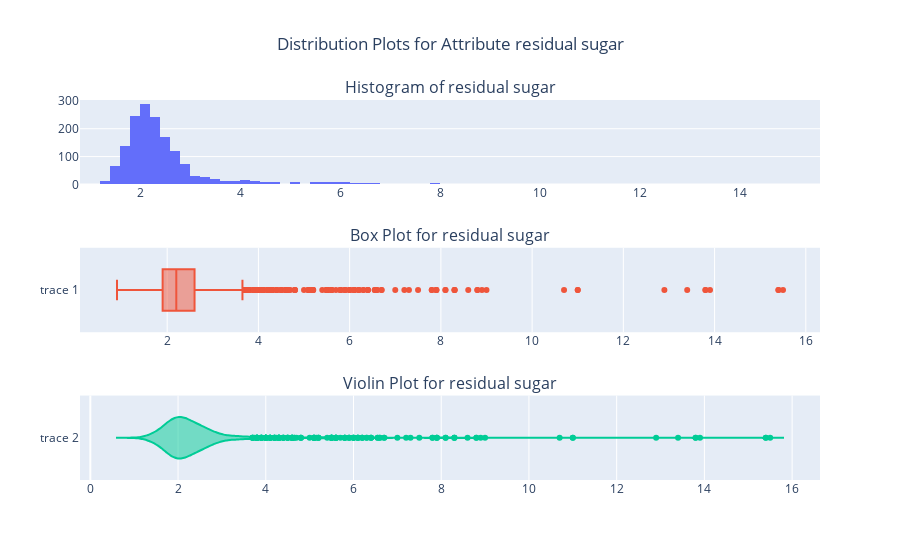

Notebook code cell kept with this figure:
### Code cell
from plotly.subplots import make_subplots
import plotly.graph_objects as go

fig = make_subplots(rows=3, cols=1, 
                    subplot_titles=("Histogram of residual sugar","Box Plot for residual sugar", "Violin Plot for residual sugar"))

fig.append_trace(go.Histogram(x = red_wine_data['residual sugar']), row=1, col=1)

fig.append_trace(go.Box(
    x=red_wine_data['residual sugar'],
), row=2, col=1)

fig.append_trace(go.Violin(
    x= red_wine_data['residual sugar']
), row=3, col=1)


fig.update_layout(height=800, width=np.inf, title_text="Distribution Plots for Attribute residual sugar", showlegend=False, title_x = 0.5)
fig.show()

### Figure 1 — Plotly figure (JSON) as saved in the notebook; plotly's stock layout.template omitted (floating-point values rounded to 4 significant figures; data arrays with more than 128 entries replaced by an {"elided": "..."} marker saying what was removed)
{"data": [{"type": "histogram", "x": {"elided": "1599 float values"}, "xaxis": "x", "yaxis": "y"}, {"type": "box", "x": {"elided": "1599 float values"}, "xaxis": "x2", "yaxis": "y2"}, {"type": "violin", "x": {"elided": "1599 float values"}, "xaxis": "x3", "yaxis": "y3"}], "layout": {"annotations": [{"font": {"size": 16}, "showarrow": false, "text": "Histogram of residual sugar", "x": 0.5, "xanchor": "center", "xref": "paper", "y": 1, "yanchor": "bottom", "yref": "paper"}, {"font": {"size": 16}, "showarrow": false, "text": "Box Plot for residual sugar", "x": 0.5, "xanchor": "center", "xref": "paper", "y": 0.6111, "yanchor": "bottom", "yref": "paper"}, {"font": {"size": 16}, "showarrow": false, "text": "Violin Plot for residual sugar", "x": 0.5, "xanchor": "center", "xref": "paper", "y": 0.2222, "yanchor": "bottom", "yref": "paper"}], "autosize": true, "showlegend": false, "title": {"text": "Distribution Plots for Attribute residual sugar", "x": 0.5}, "xaxis": {"anchor": "y", "autorange": true, "domain": [0, 1], "range": [0.8, 15.6], "type": "linear"}, "xaxis2": {"anchor": "y2", "autorange": true, "domain": [0, 1], "range": [0.08889, 16.31], "type": "linear"}, "xaxis3": {"anchor": "y3", "autorange": true, "domain": [0, 1], "range": [-0.2356, 16.64], "type": "linear"}, "yaxis": {"anchor": "x", "autorange": true, "domain": [0.7778, 1], "range": [0, 303.2]}, "yaxis2": {"anchor": "x2", "autorange": true, "domain": [0.3889, 0.6111], "range": [-0.5, 0.5], "type": "category"}, "yaxis3": {"anchor": "x3", "autorange": true, "domain": [0, 0.2222], "range": [-0.5, 0.5], "type": "category"}}}
